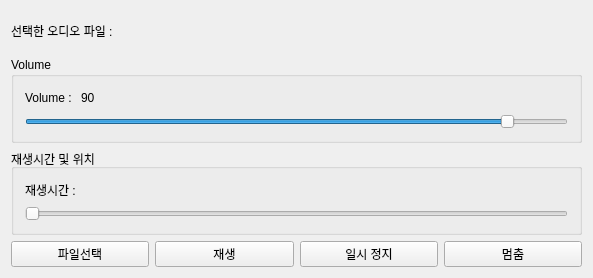
<?xml version="1.0" encoding="UTF-8"?>
<ui version="4.0">
 <class>Widget</class>
 <widget class="QWidget" name="Widget">
  <property name="geometry">
   <rect>
    <x>0</x>
    <y>0</y>
    <width>593</width>
    <height>271</height>
   </rect>
  </property>
  <property name="windowTitle">
   <string>Widget</string>
  </property>
  <layout class="QVBoxLayout" name="verticalLayout">
   <item>
    <layout class="QHBoxLayout" name="horizontalLayout_2">
     <item>
      <widget class="QLabel" name="label">
       <property name="minimumSize">
        <size>
         <width>120</width>
         <height>40</height>
        </size>
       </property>
       <property name="maximumSize">
        <size>
         <width>120</width>
         <height>16777215</height>
        </size>
       </property>
       <property name="text">
        <string>선택한 오디오 파일 : </string>
       </property>
      </widget>
     </item>
     <item>
      <widget class="QLabel" name="lblFileName">
       <property name="text">
        <string/>
       </property>
      </widget>
     </item>
    </layout>
   </item>
   <item>
    <widget class="QGroupBox" name="groupBox_2">
     <property name="title">
      <string>Volume</string>
     </property>
     <layout class="QVBoxLayout" name="verticalLayout_3">
      <item>
       <layout class="QHBoxLayout" name="horizontalLayout_8">
        <item>
         <widget class="QLabel" name="label_2">
          <property name="text">
           <string>Volume : </string>
          </property>
         </widget>
        </item>
        <item>
         <widget class="QLabel" name="labelVolume">
          <property name="minimumSize">
           <size>
            <width>30</width>
            <height>0</height>
           </size>
          </property>
          <property name="maximumSize">
           <size>
            <width>30</width>
            <height>16777215</height>
           </size>
          </property>
          <property name="text">
           <string>90</string>
          </property>
         </widget>
        </item>
        <item>
         <spacer name="horizontalSpacer_2">
          <property name="orientation">
           <enum>Qt::Horizontal</enum>
          </property>
          <property name="sizeHint" stdset="0">
           <size>
            <width>40</width>
            <height>20</height>
           </size>
          </property>
         </spacer>
        </item>
       </layout>
      </item>
      <item>
       <layout class="QHBoxLayout" name="horizontalLayout_9">
        <item>
         <widget class="QSlider" name="volSlider">
          <property name="maximum">
           <number>100</number>
          </property>
          <property name="value">
           <number>90</number>
          </property>
          <property name="orientation">
           <enum>Qt::Horizontal</enum>
          </property>
         </widget>
        </item>
       </layout>
      </item>
     </layout>
    </widget>
   </item>
   <item>
    <widget class="QGroupBox" name="groupBox">
     <property name="title">
      <string>재생시간 및 위치</string>
     </property>
     <layout class="QVBoxLayout" name="verticalLayout_2">
      <item>
       <layout class="QHBoxLayout" name="horizontalLayout_5">
        <item>
         <widget class="QLabel" name="label_3">
          <property name="text">
           <string>재생시간 : </string>
          </property>
         </widget>
        </item>
        <item>
         <widget class="QLabel" name="labelPlayTime">
          <property name="minimumSize">
           <size>
            <width>150</width>
            <height>0</height>
           </size>
          </property>
          <property name="maximumSize">
           <size>
            <width>150</width>
            <height>16777215</height>
           </size>
          </property>
          <property name="text">
           <string/>
          </property>
         </widget>
        </item>
        <item>
         <spacer name="horizontalSpacer">
          <property name="orientation">
           <enum>Qt::Horizontal</enum>
          </property>
          <property name="sizeHint" stdset="0">
           <size>
            <width>40</width>
            <height>20</height>
           </size>
          </property>
         </spacer>
        </item>
       </layout>
      </item>
      <item>
       <layout class="QHBoxLayout" name="horizontalLayout_4">
        <item>
         <widget class="QSlider" name="sliderPosition">
          <property name="orientation">
           <enum>Qt::Horizontal</enum>
          </property>
         </widget>
        </item>
       </layout>
      </item>
     </layout>
    </widget>
   </item>
   <item>
    <layout class="QHBoxLayout" name="horizontalLayout">
     <item>
      <widget class="QPushButton" name="pbtOpen">
       <property name="text">
        <string>파일선택</string>
       </property>
      </widget>
     </item>
     <item>
      <widget class="QPushButton" name="pbtPlay">
       <property name="text">
        <string>재생</string>
       </property>
      </widget>
     </item>
     <item>
      <widget class="QPushButton" name="pbtPause">
       <property name="text">
        <string>일시 정지</string>
       </property>
      </widget>
     </item>
     <item>
      <widget class="QPushButton" name="pbtStop">
       <property name="text">
        <string>멈춤</string>
       </property>
      </widget>
     </item>
    </layout>
   </item>
  </layout>
 </widget>
 <layoutdefault spacing="6" margin="11"/>
 <resources/>
 <connections/>
</ui>
